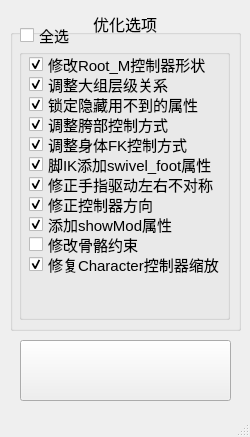
<?xml version="1.0" encoding="UTF-8"?>
<ui version="4.0">
 <class>shuaiAdvOptimizeWin</class>
 <widget class="QMainWindow" name="shuaiAdvOptimizeWin">
  <property name="geometry">
   <rect>
    <x>0</x>
    <y>0</y>
    <width>250</width>
    <height>437</height>
   </rect>
  </property>
  <property name="minimumSize">
   <size>
    <width>250</width>
    <height>437</height>
   </size>
  </property>
  <property name="windowTitle">
   <string>ADV身体优化选项设置</string>
  </property>
  <widget class="QWidget" name="centralwidget">
   <widget class="QGroupBox" name="groupBox">
    <property name="geometry">
     <rect>
      <x>10</x>
      <y>10</y>
      <width>231</width>
      <height>321</height>
     </rect>
    </property>
    <property name="font">
     <font>
      <pointsize>12</pointsize>
     </font>
    </property>
    <property name="title">
     <string>优化选项</string>
    </property>
    <property name="alignment">
     <set>Qt::AlignCenter</set>
    </property>
    <widget class="QCheckBox" name="selectAll_checkBox">
     <property name="geometry">
      <rect>
       <x>10</x>
       <y>10</y>
       <width>111</width>
       <height>31</height>
      </rect>
     </property>
     <property name="font">
      <font>
       <pointsize>11</pointsize>
      </font>
     </property>
     <property name="text">
      <string>全选</string>
     </property>
     <property name="checked">
      <bool>false</bool>
     </property>
    </widget>
    <widget class="QGroupBox" name="groupBox_2">
     <property name="enabled">
      <bool>true</bool>
     </property>
     <property name="geometry">
      <rect>
       <x>9</x>
       <y>39</y>
       <width>211</width>
       <height>271</height>
      </rect>
     </property>
     <property name="title">
      <string/>
     </property>
     <widget class="QCheckBox" name="shuaiChangeRootCtrl_checkBox">
      <property name="geometry">
       <rect>
        <x>10</x>
        <y>0</y>
        <width>181</width>
        <height>31</height>
       </rect>
      </property>
      <property name="font">
       <font>
        <pointsize>11</pointsize>
       </font>
      </property>
      <property name="text">
       <string>修改Root_M控制器形状</string>
      </property>
      <property name="checked">
       <bool>true</bool>
      </property>
     </widget>
     <widget class="QCheckBox" name="shuaiGroupAndRename_checkBox">
      <property name="geometry">
       <rect>
        <x>10</x>
        <y>20</y>
        <width>161</width>
        <height>31</height>
       </rect>
      </property>
      <property name="font">
       <font>
        <pointsize>11</pointsize>
       </font>
      </property>
      <property name="text">
       <string>调整大组层级关系</string>
      </property>
      <property name="checked">
       <bool>true</bool>
      </property>
     </widget>
     <widget class="QCheckBox" name="shuaiLockHideAttr_checkBox">
      <property name="geometry">
       <rect>
        <x>10</x>
        <y>40</y>
        <width>181</width>
        <height>31</height>
       </rect>
      </property>
      <property name="font">
       <font>
        <pointsize>11</pointsize>
       </font>
      </property>
      <property name="text">
       <string>锁定隐藏用不到的属性</string>
      </property>
      <property name="checked">
       <bool>true</bool>
      </property>
     </widget>
     <widget class="QCheckBox" name="chenXi_Optimize_checkBox">
      <property name="geometry">
       <rect>
        <x>10</x>
        <y>60</y>
        <width>171</width>
        <height>31</height>
       </rect>
      </property>
      <property name="font">
       <font>
        <pointsize>11</pointsize>
       </font>
      </property>
      <property name="text">
       <string>调整胯部控制方式</string>
      </property>
      <property name="checked">
       <bool>true</bool>
      </property>
     </widget>
     <widget class="QCheckBox" name="cc_spine2_checkBox">
      <property name="geometry">
       <rect>
        <x>10</x>
        <y>80</y>
        <width>191</width>
        <height>31</height>
       </rect>
      </property>
      <property name="font">
       <font>
        <pointsize>11</pointsize>
       </font>
      </property>
      <property name="text">
       <string>调整身体FK控制方式</string>
      </property>
      <property name="checked">
       <bool>true</bool>
      </property>
     </widget>
     <widget class="QCheckBox" name="shuaiAddSwivelFootAttr_checkBox">
      <property name="geometry">
       <rect>
        <x>10</x>
        <y>100</y>
        <width>201</width>
        <height>31</height>
       </rect>
      </property>
      <property name="font">
       <font>
        <pointsize>11</pointsize>
       </font>
      </property>
      <property name="styleSheet">
       <string notr="true"/>
      </property>
      <property name="text">
       <string>脚IK添加swivel_foot属性</string>
      </property>
      <property name="checked">
       <bool>true</bool>
      </property>
     </widget>
     <widget class="QCheckBox" name="shuaiFixFinggerDriven_checkBox">
      <property name="geometry">
       <rect>
        <x>10</x>
        <y>120</y>
        <width>201</width>
        <height>31</height>
       </rect>
      </property>
      <property name="font">
       <font>
        <pointsize>11</pointsize>
       </font>
      </property>
      <property name="styleSheet">
       <string notr="true"/>
      </property>
      <property name="text">
       <string>修正手指驱动左右不对称</string>
      </property>
      <property name="checked">
       <bool>true</bool>
      </property>
     </widget>
     <widget class="QCheckBox" name="shuaiRotateCtrls_checkBox">
      <property name="geometry">
       <rect>
        <x>10</x>
        <y>140</y>
        <width>201</width>
        <height>31</height>
       </rect>
      </property>
      <property name="font">
       <font>
        <pointsize>11</pointsize>
       </font>
      </property>
      <property name="styleSheet">
       <string notr="true"/>
      </property>
      <property name="text">
       <string>修正控制器方向</string>
      </property>
      <property name="checked">
       <bool>true</bool>
      </property>
     </widget>
     <widget class="QCheckBox" name="shuaiAddShowModAttr_checkBox">
      <property name="geometry">
       <rect>
        <x>10</x>
        <y>160</y>
        <width>201</width>
        <height>31</height>
       </rect>
      </property>
      <property name="font">
       <font>
        <pointsize>11</pointsize>
       </font>
      </property>
      <property name="styleSheet">
       <string notr="true"/>
      </property>
      <property name="text">
       <string>添加showMod属性</string>
      </property>
      <property name="checked">
       <bool>true</bool>
      </property>
     </widget>
     <widget class="QCheckBox" name="shuaiFixConstraint_checkBox">
      <property name="enabled">
       <bool>true</bool>
      </property>
      <property name="geometry">
       <rect>
        <x>10</x>
        <y>180</y>
        <width>201</width>
        <height>31</height>
       </rect>
      </property>
      <property name="font">
       <font>
        <pointsize>11</pointsize>
       </font>
      </property>
      <property name="styleSheet">
       <string notr="true"/>
      </property>
      <property name="text">
       <string>修改骨骼约束</string>
      </property>
      <property name="checked">
       <bool>false</bool>
      </property>
     </widget>
     <widget class="QCheckBox" name="shuaiFixCharacterScale_checkBox">
      <property name="enabled">
       <bool>true</bool>
      </property>
      <property name="geometry">
       <rect>
        <x>10</x>
        <y>200</y>
        <width>201</width>
        <height>31</height>
       </rect>
      </property>
      <property name="font">
       <font>
        <pointsize>11</pointsize>
       </font>
      </property>
      <property name="acceptDrops">
       <bool>false</bool>
      </property>
      <property name="styleSheet">
       <string notr="true"/>
      </property>
      <property name="text">
       <string>修复Character控制器缩放</string>
      </property>
      <property name="checked">
       <bool>true</bool>
      </property>
      <property name="tristate">
       <bool>false</bool>
      </property>
     </widget>
    </widget>
   </widget>
   <widget class="QPushButton" name="optimizeButton">
    <property name="geometry">
     <rect>
      <x>20</x>
      <y>340</y>
      <width>211</width>
      <height>61</height>
     </rect>
    </property>
    <property name="styleSheet">
     <string notr="true">font: 75 22pt &quot;Aharoni&quot;;</string>
    </property>
    <property name="text">
     <string/>
    </property>
    <property name="icon">
     <iconset resource="icons1.qrc">
      <normaloff>:/newPrefix/advOptimize1.png</normaloff>:/newPrefix/advOptimize1.png</iconset>
    </property>
    <property name="iconSize">
     <size>
      <width>171</width>
      <height>61</height>
     </size>
    </property>
   </widget>
  </widget>
  <widget class="QMenuBar" name="menubar">
   <property name="geometry">
    <rect>
     <x>0</x>
     <y>0</y>
     <width>250</width>
     <height>23</height>
    </rect>
   </property>
  </widget>
  <widget class="QStatusBar" name="statusbar"/>
 </widget>
 <resources>
  <include location="icons1.qrc"/>
 </resources>
 <connections/>
</ui>
